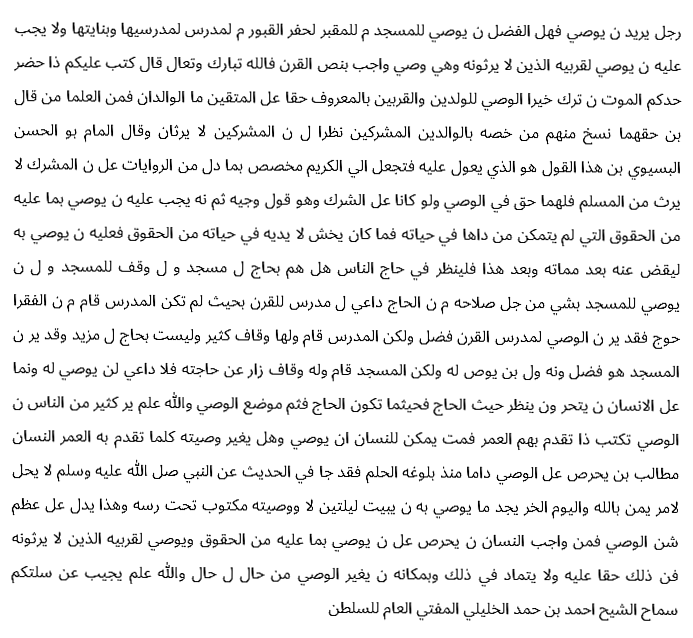
#> input picture original_word.png, 693 x 638 px
$ python -i preprocess.py   (imports and definitions only)
#> lines starting #> are read from the running program, lines starting #| are printed output that depends on the picture
#> further down, picture is the input picture: shape (638, 693, 3); min 0, max 255, mean 238.4


import cv2
import numpy as np
import copy

def read_image(image_name):
    image = cv2.imread(image_name)
    return image

def binarize(image):
    image_gray = cv2.cvtColor(image,cv2.COLOR_BGR2GRAY)
    image_gray = cv2.bitwise_not(image_gray)
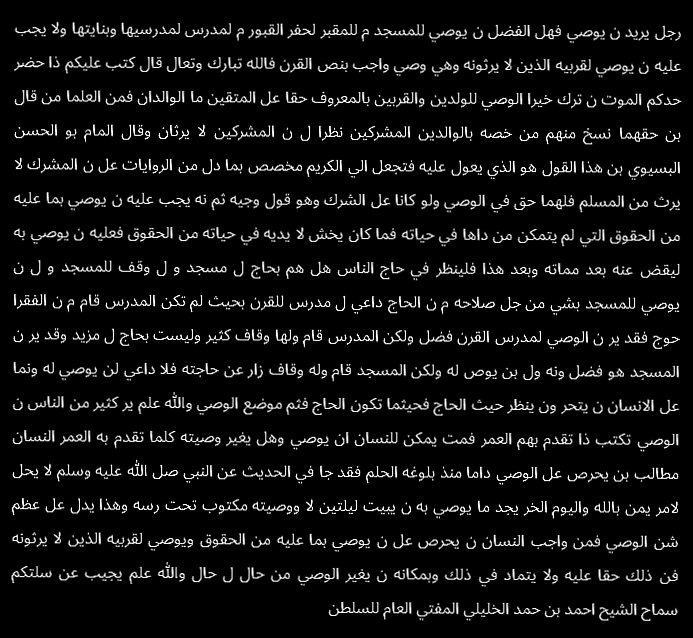
#> image_gray: shape (638, 693); min 0, max 255, mean 16.6
    image_thresholded = cv2.threshold(image_gray, 0, 255, cv2.THRESH_BINARY| cv2.THRESH_OTSU)[1]
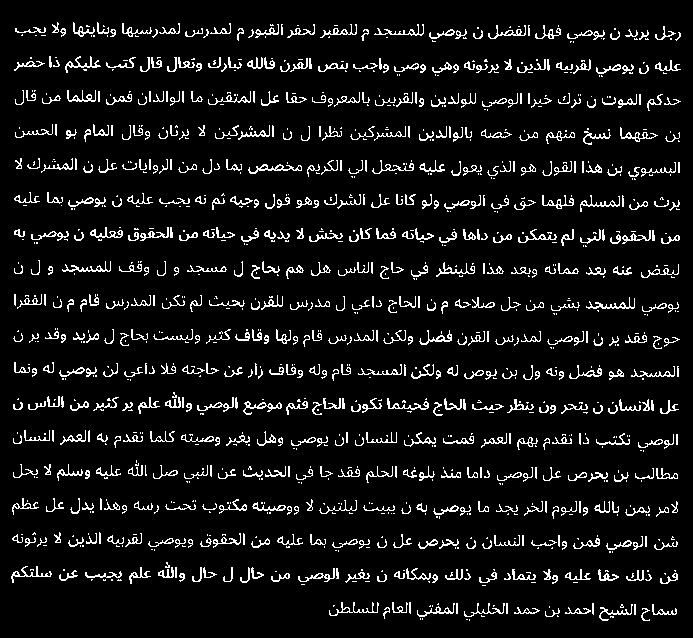
#> image_thresholded: shape (638, 693); 7.7% white in thin lines or dots
    return image_thresholded

#TODO: Add some function for noise removal.

# [78 lines left out: functions fix_skew, line_segment, word_segment, not called in this run]


folder = "./images/"

# [14 lines of commented-out code are left out]


>>> import cv2
>>> picture = cv2.imread('../original_word.png')
>>> result = binarize(picture)
